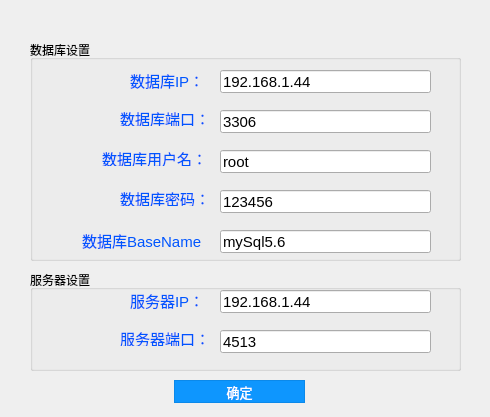
<?xml version="1.0" encoding="UTF-8"?>
<ui version="4.0">
 <class>OASettingForm</class>
 <widget class="QWidget" name="OASettingForm">
  <property name="geometry">
   <rect>
    <x>0</x>
    <y>0</y>
    <width>490</width>
    <height>417</height>
   </rect>
  </property>
  <property name="font">
   <font>
    <pointsize>11</pointsize>
   </font>
  </property>
  <property name="windowTitle">
   <string>Form</string>
  </property>
  <widget class="QGroupBox" name="groupBox">
   <property name="geometry">
    <rect>
     <x>30</x>
     <y>40</y>
     <width>431</width>
     <height>221</height>
    </rect>
   </property>
   <property name="font">
    <font>
     <pointsize>9</pointsize>
    </font>
   </property>
   <property name="title">
    <string>数据库设置</string>
   </property>
   <widget class="QLabel" name="label">
    <property name="geometry">
     <rect>
      <x>100</x>
      <y>30</y>
      <width>71</width>
      <height>21</height>
     </rect>
    </property>
    <property name="font">
     <font>
      <pointsize>11</pointsize>
     </font>
    </property>
    <property name="styleSheet">
     <string notr="true">color: rgb(0, 85, 255);</string>
    </property>
    <property name="text">
     <string>数据库IP：</string>
    </property>
   </widget>
   <widget class="QLabel" name="label_2">
    <property name="geometry">
     <rect>
      <x>90</x>
      <y>70</y>
      <width>91</width>
      <height>16</height>
     </rect>
    </property>
    <property name="font">
     <font>
      <pointsize>11</pointsize>
     </font>
    </property>
    <property name="styleSheet">
     <string notr="true">color: rgb(0, 85, 255);</string>
    </property>
    <property name="text">
     <string>数据库端口：</string>
    </property>
   </widget>
   <widget class="QLabel" name="label_3">
    <property name="geometry">
     <rect>
      <x>72</x>
      <y>110</y>
      <width>101</width>
      <height>16</height>
     </rect>
    </property>
    <property name="font">
     <font>
      <pointsize>11</pointsize>
     </font>
    </property>
    <property name="styleSheet">
     <string notr="true">color: rgb(0, 85, 255);</string>
    </property>
    <property name="text">
     <string>数据库用户名：</string>
    </property>
   </widget>
   <widget class="QLabel" name="label_4">
    <property name="geometry">
     <rect>
      <x>90</x>
      <y>150</y>
      <width>85</width>
      <height>16</height>
     </rect>
    </property>
    <property name="font">
     <font>
      <pointsize>11</pointsize>
     </font>
    </property>
    <property name="styleSheet">
     <string notr="true">color: rgb(0, 85, 255);</string>
    </property>
    <property name="text">
     <string>数据库密码：</string>
    </property>
   </widget>
   <widget class="QLabel" name="label_5">
    <property name="geometry">
     <rect>
      <x>52</x>
      <y>190</y>
      <width>121</width>
      <height>21</height>
     </rect>
    </property>
    <property name="font">
     <font>
      <pointsize>11</pointsize>
     </font>
    </property>
    <property name="styleSheet">
     <string notr="true">color: rgb(0, 85, 255);</string>
    </property>
    <property name="text">
     <string>数据库BaseName：</string>
    </property>
   </widget>
   <widget class="QLineEdit" name="lineEdit_sqlBaseName">
    <property name="geometry">
     <rect>
      <x>190</x>
      <y>190</y>
      <width>211</width>
      <height>23</height>
     </rect>
    </property>
    <property name="font">
     <font>
      <pointsize>11</pointsize>
     </font>
    </property>
    <property name="text">
     <string>mySql5.6</string>
    </property>
   </widget>
   <widget class="QLineEdit" name="lineEdit_sqlIP">
    <property name="geometry">
     <rect>
      <x>190</x>
      <y>30</y>
      <width>211</width>
      <height>23</height>
     </rect>
    </property>
    <property name="font">
     <font>
      <pointsize>11</pointsize>
     </font>
    </property>
    <property name="text">
     <string>192.168.1.44</string>
    </property>
   </widget>
   <widget class="QLineEdit" name="lineEdit_sqlPort">
    <property name="geometry">
     <rect>
      <x>190</x>
      <y>70</y>
      <width>211</width>
      <height>23</height>
     </rect>
    </property>
    <property name="font">
     <font>
      <pointsize>11</pointsize>
     </font>
    </property>
    <property name="text">
     <string>3306</string>
    </property>
   </widget>
   <widget class="QLineEdit" name="lineEdit_sqlUserName">
    <property name="geometry">
     <rect>
      <x>190</x>
      <y>110</y>
      <width>211</width>
      <height>23</height>
     </rect>
    </property>
    <property name="font">
     <font>
      <pointsize>11</pointsize>
     </font>
    </property>
    <property name="text">
     <string>root</string>
    </property>
   </widget>
   <widget class="QLineEdit" name="lineEdit_sqlPassword">
    <property name="geometry">
     <rect>
      <x>190</x>
      <y>150</y>
      <width>211</width>
      <height>23</height>
     </rect>
    </property>
    <property name="font">
     <font>
      <pointsize>11</pointsize>
     </font>
    </property>
    <property name="text">
     <string>123456</string>
    </property>
   </widget>
  </widget>
  <widget class="QGroupBox" name="groupBox_2">
   <property name="geometry">
    <rect>
     <x>30</x>
     <y>270</y>
     <width>431</width>
     <height>101</height>
    </rect>
   </property>
   <property name="font">
    <font>
     <pointsize>9</pointsize>
    </font>
   </property>
   <property name="title">
    <string>服务器设置</string>
   </property>
   <widget class="QLabel" name="label_6">
    <property name="geometry">
     <rect>
      <x>90</x>
      <y>60</y>
      <width>91</width>
      <height>16</height>
     </rect>
    </property>
    <property name="font">
     <font>
      <pointsize>11</pointsize>
     </font>
    </property>
    <property name="styleSheet">
     <string notr="true">color: rgb(0, 85, 255);</string>
    </property>
    <property name="text">
     <string>服务器端口：</string>
    </property>
   </widget>
   <widget class="QLineEdit" name="lineEdit_serverIP">
    <property name="geometry">
     <rect>
      <x>190</x>
      <y>20</y>
      <width>211</width>
      <height>23</height>
     </rect>
    </property>
    <property name="font">
     <font>
      <pointsize>11</pointsize>
     </font>
    </property>
    <property name="text">
     <string>192.168.1.44</string>
    </property>
   </widget>
   <widget class="QLabel" name="label_7">
    <property name="geometry">
     <rect>
      <x>100</x>
      <y>20</y>
      <width>71</width>
      <height>21</height>
     </rect>
    </property>
    <property name="font">
     <font>
      <pointsize>11</pointsize>
     </font>
    </property>
    <property name="styleSheet">
     <string notr="true">color: rgb(0, 85, 255);</string>
    </property>
    <property name="text">
     <string>服务器IP：</string>
    </property>
   </widget>
   <widget class="QLineEdit" name="lineEdit_serverPort">
    <property name="geometry">
     <rect>
      <x>190</x>
      <y>60</y>
      <width>211</width>
      <height>23</height>
     </rect>
    </property>
    <property name="font">
     <font>
      <pointsize>11</pointsize>
     </font>
    </property>
    <property name="text">
     <string>4513</string>
    </property>
   </widget>
  </widget>
  <widget class="QPushButton" name="pushButton">
   <property name="geometry">
    <rect>
     <x>174</x>
     <y>380</y>
     <width>131</width>
     <height>23</height>
    </rect>
   </property>
   <property name="font">
    <font>
     <pointsize>10</pointsize>
    </font>
   </property>
   <property name="styleSheet">
    <string notr="true">QPushButton#pushButton
{
    color:white;
    background-color:rgb(14 , 150 , 254);
    border: 1px solid rgb(11 , 137 , 234);
}

QPushButton#pushButton:hover
{
    color:white;
    background-color:rgb(44 , 137 , 255);
    border: 1px solid rgb(11 , 137 , 234);
}</string>
   </property>
   <property name="text">
    <string>确定</string>
   </property>
  </widget>
  <widget class="QPushButton" name="pushButton_close">
   <property name="geometry">
    <rect>
     <x>470</x>
     <y>0</y>
     <width>24</width>
     <height>16</height>
    </rect>
   </property>
   <property name="minimumSize">
    <size>
     <width>0</width>
     <height>16</height>
    </size>
   </property>
   <property name="styleSheet">
    <string notr="true">QPushButton
{
background-image: url(:/images/close_first.png);
background-repeat:no-repeat;
background-position:center center;
border:none;

}

QPushButton:hover{

	
	background-image: url(:/images/close_after.png);
background-repeat:no-repeat;
background-position:center center;


}</string>
   </property>
   <property name="text">
    <string/>
   </property>
  </widget>
 </widget>
 <resources/>
 <connections/>
</ui>
